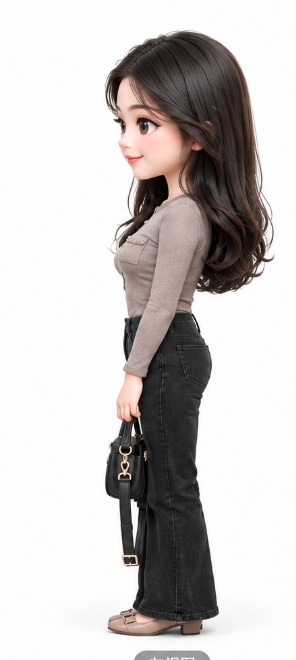
#> input picture assets/view_left.jpg, 296 x 660 px, given in place of assets, which was not available
$ python prep_views.py ../assets
#> lines starting #> are read from the running program, lines starting #| are printed output that depends on the picture; pictures that were not available may be replaced by others from this repository, and a replacement may not be noted
#!/usr/bin/env python3
"""Normalize view images before submitting them to Hunyuan 3D.

Validated by an A/B run (same character, both 3.1 + PBR, 40 credits each):
re-cropped inputs (subject bbox + white square canvas, subject spanning 70%)
beat naive third-of-the-width crops. Note the winning model had *fewer*
triangles -- the gain is reconstruction accuracy, not mesh density, so do
not compensate by raising --face-count.

Usage:
    python scripts/prep_views.py front.jpg back.jpg left.jpg --out-dir .hy3d/inputs
    python scripts/prep_views.py --front f.jpg --back b.jpg --left l.jpg --ratio 0.7
"""
import argparse
import os
import sys

try:
    from PIL import Image
except ImportError:
    sys.exit("Pillow is required: pip install pillow")

BG_CUTOFF = 235      # min(R,G,B) >= this is treated as background
TARGET_RATIO = 0.70  # subject's longer side as a fraction of the canvas
MIN_SIDE = 512
MAX_SIDE = 1024
PROBE = 64           # bbox is measured on this downsample


def subject_bbox(im):
    w, h = im.size
    px = im.resize((PROBE, PROBE), Image.BILINEAR).load()
    xs, ys = [], []
    for x in range(PROBE):
        for y in range(PROBE):
            if min(px[x, y]) < BG_CUTOFF:
                xs.append(x)
                ys.append(y)
    if not xs:
        return 0, 0, w, h
    return (min(xs) * w // PROBE, min(ys) * h // PROBE,
            min((max(xs) + 1) * w // PROBE, w), min((max(ys) + 1) * h // PROBE, h))


def normalize(src, dst, ratio=TARGET_RATIO):
    im = Image.open(src).convert("RGB")
    subj = im.crop(subject_bbox(im))
    sw, sh = subj.size
    side = min(max(int(max(sw, sh) / ratio), MIN_SIDE), MAX_SIDE)
    canvas = Image.new("RGB", (side, side), "white")
    scale = min(side * ratio / sw, side * ratio / sh)
    subj = subj.resize((max(int(sw * scale), 1), max(int(sh * scale), 1)), Image.LANCZOS)
    canvas.paste(subj, ((side - subj.width) // 2, (side - subj.height) // 2))
    canvas.save(dst, quality=92)
    return {"src": src, "dst": dst, "canvas": side,
            "subject": (subj.width, subj.height),
            "origin": im.size, "bytes": os.path.getsize(dst)}


def main():
    p = argparse.ArgumentParser(description=__doc__,
                                formatter_class=argparse.RawDescriptionHelpFormatter)
    p.add_argument("images", nargs="*", help="view images (name is kept)")
    p.add_argument("--front"); p.add_argument("--back")
    p.add_argument("--left"); p.add_argument("--right")
    p.add_argument("--top"); p.add_argument("--bottom")
    p.add_argument("--out-dir", default=os.path.join(".hy3d", "inputs"))
    p.add_argument("--ratio", type=float, default=TARGET_RATIO,
                   help="subject's longer side / canvas side (default 0.70)")
    p.add_argument("--bg-cutoff", type=int, default=BG_CUTOFF)
    a = p.parse_args()

    named = [("--front", a.front), ("--back", a.back), ("--left", a.left),
             ("--right", a.right), ("--top", a.top), ("--bottom", a.bottom)]
    jobs = []
    for flag, path in named:
        if path:
            jobs.append((path, os.path.join(a.out_dir, flag.lstrip("-") + ".jpg")))
    for path in a.images:
        jobs.append((path, os.path.join(a.out_dir,
                                        os.path.splitext(os.path.basename(path))[0] + ".jpg")))
    if not jobs:
        p.error("no input images given")

    globals()["BG_CUTOFF"] = a.bg_cutoff
    os.makedirs(a.out_dir, exist_ok=True)
    for src, dst in jobs:
        if not os.path.exists(src):
            print(f"[WARN] missing: {src}", file=sys.stderr)
            continue
        r = normalize(src, dst, a.ratio)
#> in normalize, im is the input picture: PIL image 296x660 RGB; mean R, G, B 200.9, 197, 195.9
#> in normalize, `subj = im.crop(subject_bbox(im))`:
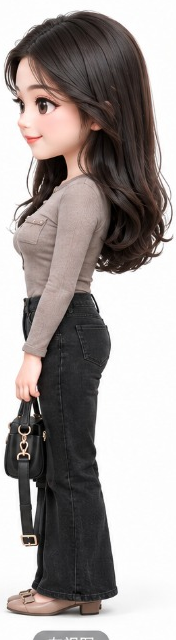
#> subj: PIL image 176x640 RGB; mean R, G, B 162.5, 155.8, 153.9
#> in normalize, `canvas = Image.new("RGB", (side, side), "white")`: canvas: PIL image 914x914 RGB; every value is 255
#> in normalize, `subj = subj.resize((max(int(sw * scale), 1), max(int(sh * scale), 1)),..`:
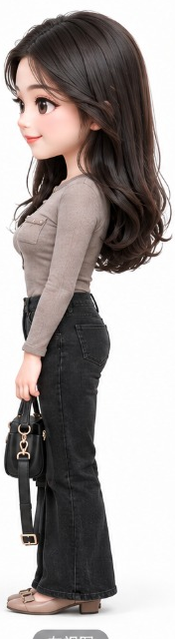
#> subj: PIL image 175x639 RGB; mean R, G, B 162.5, 155.8, 153.9
#> in normalize, `canvas.paste(subj, ((side - subj.width) // 2, (side - subj.height) // ..`:
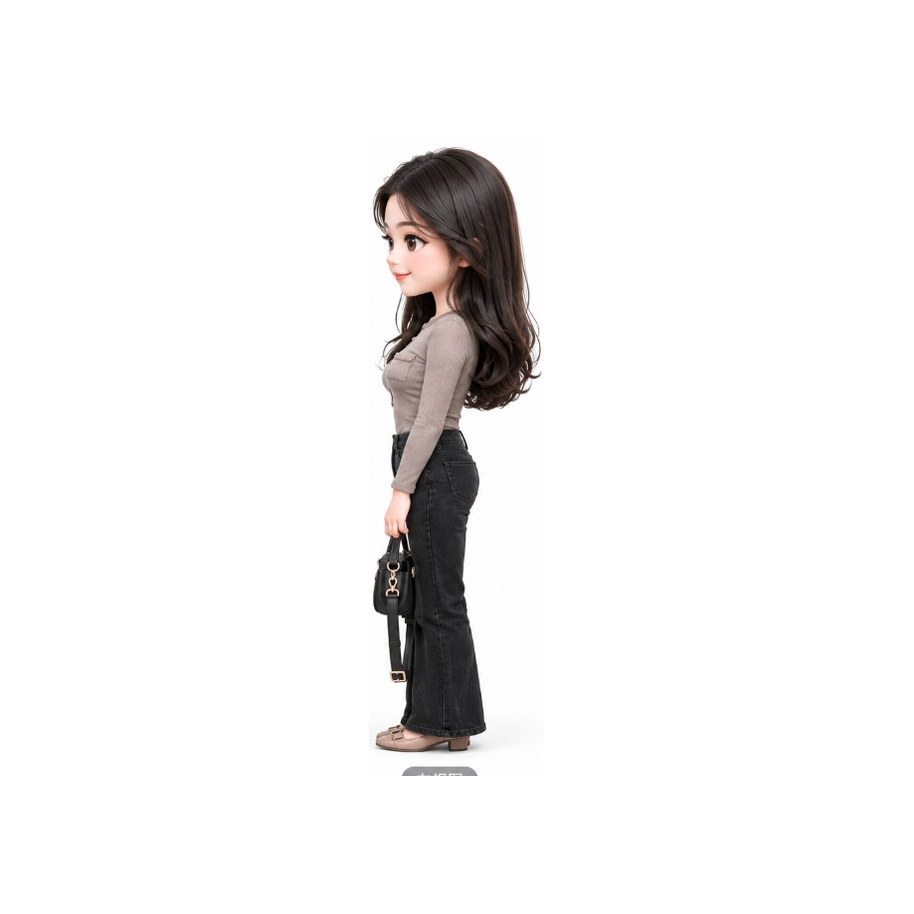
#> canvas: PIL image 914x914 RGB; mean R, G, B 242.6, 241.7, 241.5
        print(f"{r['dst']}  canvas {r['canvas']}px  subject {r['subject'][0]}x{r['subject'][1]} "
              f"(from {r['origin'][0]}x{r['origin'][1]})  {r['bytes'] // 1024} KB")
#| .hy3d/inputs/assets.jpg  canvas 914px  subject 175x639 (from 296x660)  40 KB
    print(f"\nnext: python scripts/multiview_3d_driver.py init --front "
          f"{os.path.join(a.out_dir, 'front.jpg')} ...")


if __name__ == "__main__":
    main()

$ run again, on assets/ab-compare.png
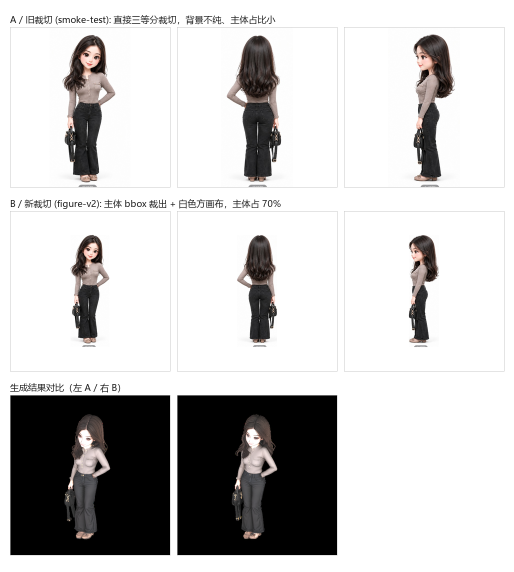
#> input picture assets/ab-compare.png, 1028 x 1144 px, given in place of assets, which was not available (shown at 1/2 size)
#> in normalize, im is the input picture: PIL image 1028x1144 RGB; mean R, G, B 200, 199.1, 198.9
#> in normalize, `subj = subj.resize((max(int(sw * scale), 1), max(int(sh * scale), 1)),..`:
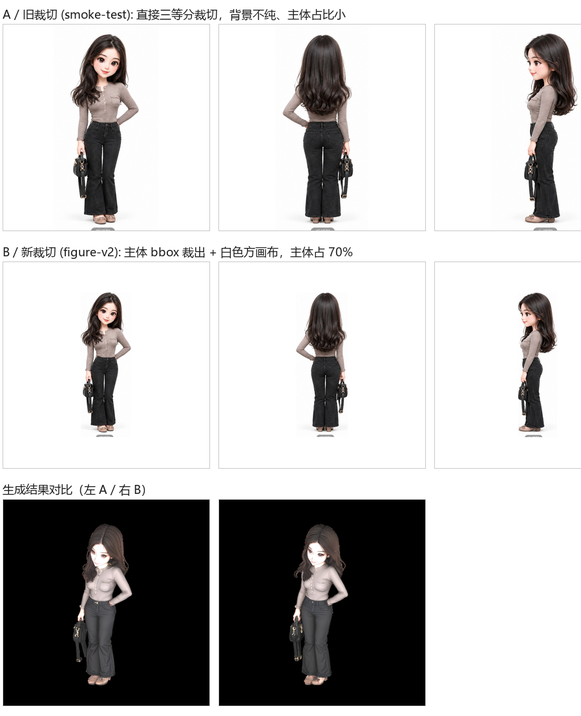
#> subj: PIL image 581x716 RGB; mean R, G, B 190, 189, 188.7
#> in normalize, `canvas.paste(subj, ((side - subj.width) // 2, (side - subj.height) // ..`:
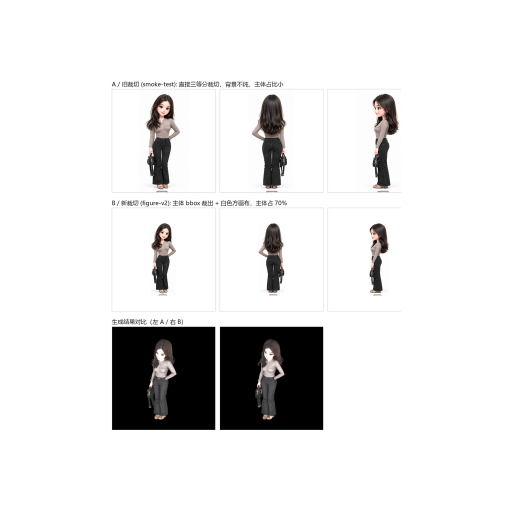
#> canvas: PIL image 1024x1024 RGB (shown at 1/2 size); mean R, G, B 229.2, 228.8, 228.7
#| .hy3d/inputs/assets.jpg  canvas 1024px  subject 581x716 (from 1028x1144)  68 KB

$ run again, on assets/comparison.png
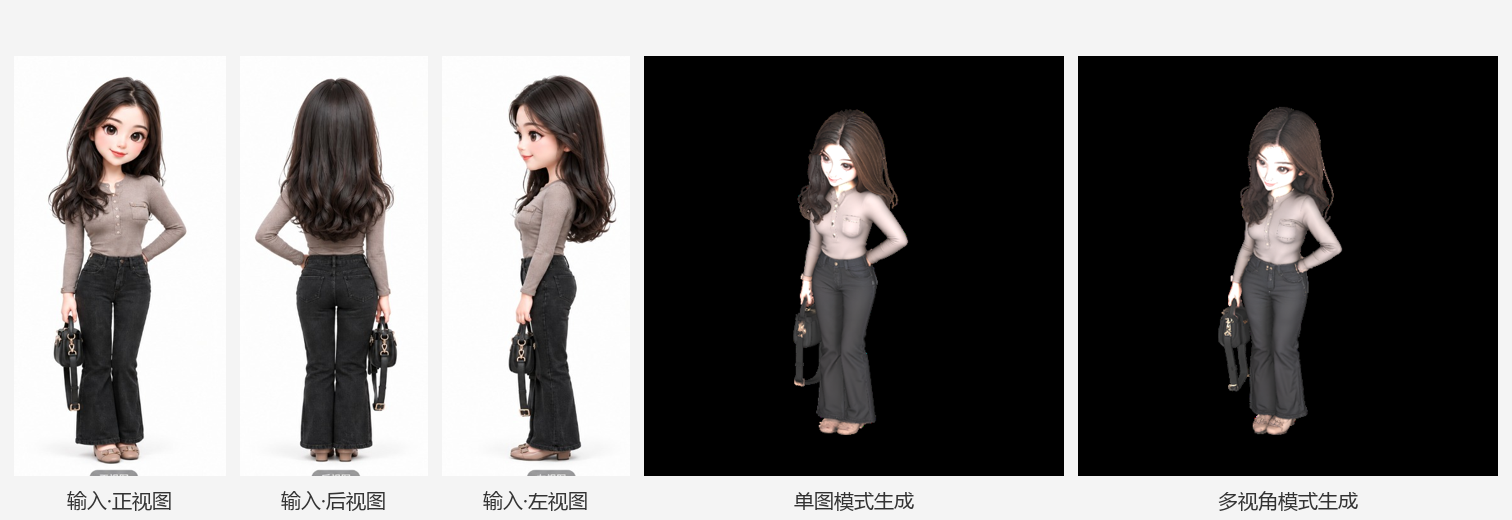
#> input picture assets/comparison.png, 1512 x 520 px, given in place of assets, which was not available
#> in normalize, im is the input picture: PIL image 1512x520 RGB; mean R, G, B 123.9, 122.2, 121.7
#> in normalize, `subj = im.crop(subject_bbox(im))`:
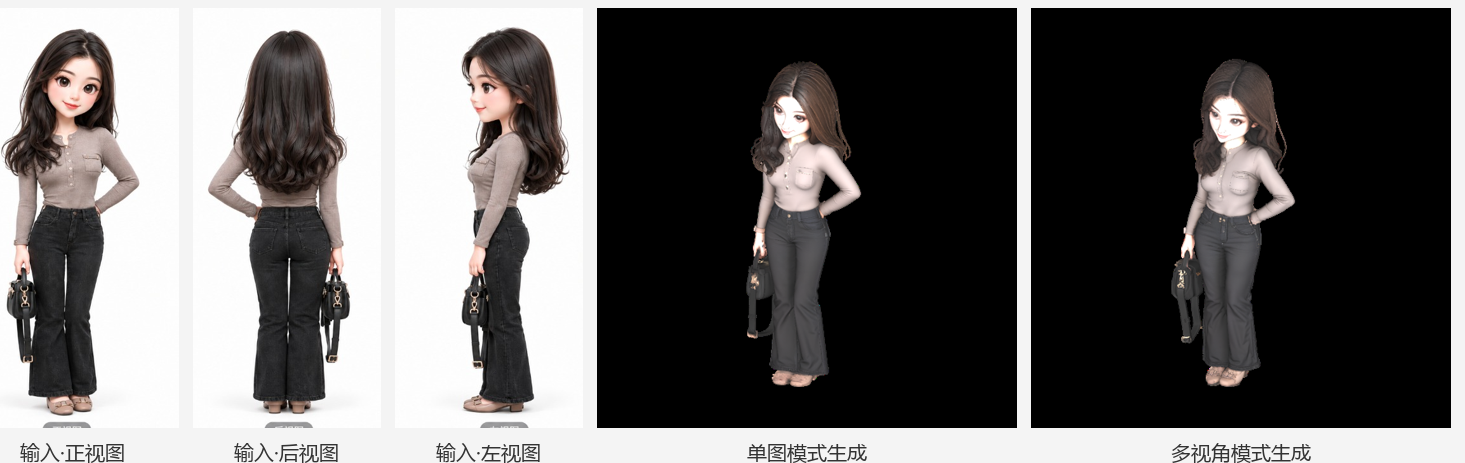
#> subj: PIL image 1465x463 RGB; mean R, G, B 104.6, 102.6, 102.1
#> in normalize, `canvas.paste(subj, ((side - subj.width) // 2, (side - subj.height) // ..`:
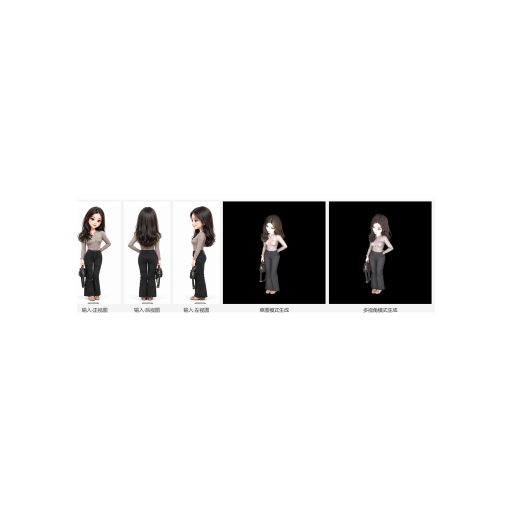
#> canvas: PIL image 1024x1024 RGB (shown at 1/2 size); mean R, G, B 231.8, 231.5, 231.4
#| .hy3d/inputs/assets.jpg  canvas 1024px  subject 716x226 (from 1512x520)  46 KB
